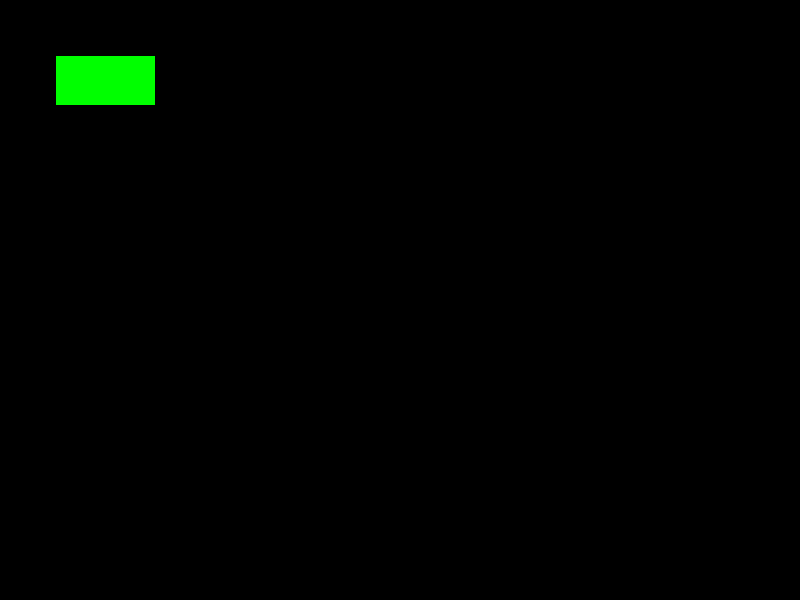
Frame 1 (no input)
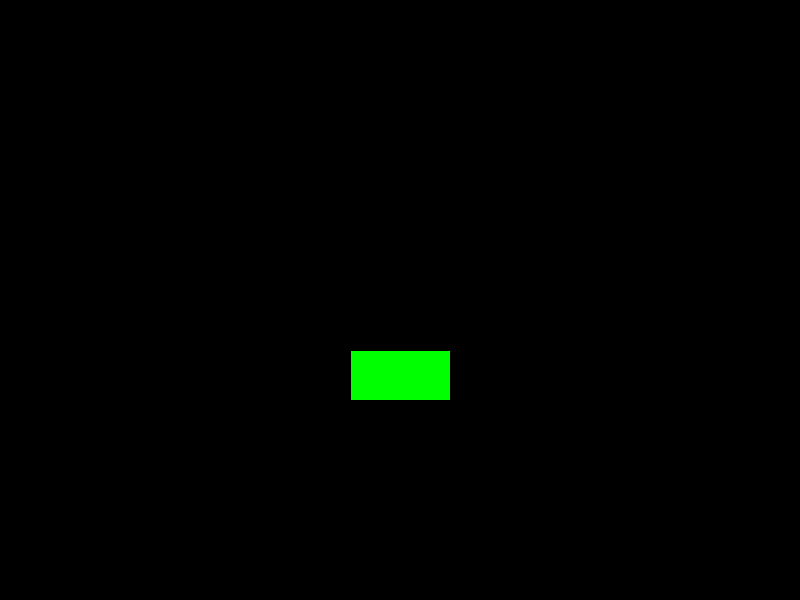
Frame 60 (the mouse pressed at the canvas centre just before this capture)
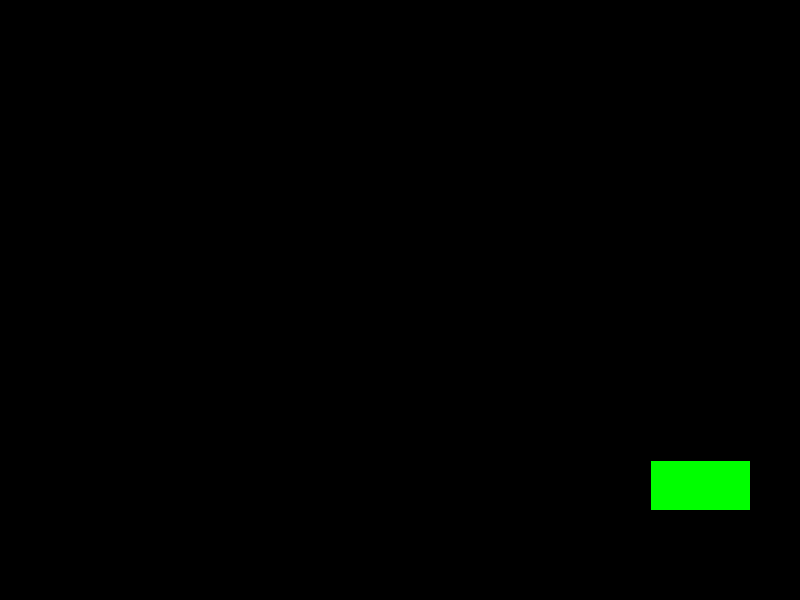
Frame 120 (the mouse held since frame 60 and released just before this capture)

The Processing sketch that drew these frames (run headless with seeded random() and noise(); from frame 60 on, the mouse is pressed at the canvas centre):

// Processing sketch: waaaaaaa_49
// ── waaaaaaa_49.pde
float x = 50;
float y = 50;
float xSpeed = 5;  
float ySpeed = 5; 
int rectWidth = 100; 
int rectHeight = 50;  

void setup() {
  size(800, 600);
}

void draw() {
  background(0); 

  x += xSpeed;
  y += ySpeed;


  if (x < 0 || x + rectWidth > width) {
    xSpeed = -xSpeed;  
  }
  if (y < 0 || y + rectHeight > height) {
    ySpeed = -ySpeed; 
  }


  fill(0, 255, 0); 
  rect(x, y, rectWidth, rectHeight);
}
